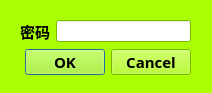
<?xml version="1.0" encoding="UTF-8"?>
<ui version="4.0">
 <class>PassDialog</class>
 <widget class="QDialog" name="PassDialog">
  <property name="geometry">
   <rect>
    <x>0</x>
    <y>0</y>
    <width>212</width>
    <height>93</height>
   </rect>
  </property>
  <property name="palette">
   <palette>
    <active>
     <colorrole role="WindowText">
      <brush brushstyle="SolidPattern">
       <color alpha="255">
        <red>0</red>
        <green>0</green>
        <blue>0</blue>
       </color>
      </brush>
     </colorrole>
     <colorrole role="Button">
      <brush brushstyle="SolidPattern">
       <color alpha="255">
        <red>170</red>
        <green>255</green>
        <blue>0</blue>
       </color>
      </brush>
     </colorrole>
     <colorrole role="Light">
      <brush brushstyle="SolidPattern">
       <color alpha="255">
        <red>213</red>
        <green>255</green>
        <blue>127</blue>
       </color>
      </brush>
     </colorrole>
     <colorrole role="Midlight">
      <brush brushstyle="SolidPattern">
       <color alpha="255">
        <red>191</red>
        <green>255</green>
        <blue>63</blue>
       </color>
      </brush>
     </colorrole>
     <colorrole role="Dark">
      <brush brushstyle="SolidPattern">
       <color alpha="255">
        <red>85</red>
        <green>127</green>
        <blue>0</blue>
       </color>
      </brush>
     </colorrole>
     <colorrole role="Mid">
      <brush brushstyle="SolidPattern">
       <color alpha="255">
        <red>113</red>
        <green>170</green>
        <blue>0</blue>
       </color>
      </brush>
     </colorrole>
     <colorrole role="Text">
      <brush brushstyle="SolidPattern">
       <color alpha="255">
        <red>0</red>
        <green>0</green>
        <blue>0</blue>
       </color>
      </brush>
     </colorrole>
     <colorrole role="BrightText">
      <brush brushstyle="SolidPattern">
       <color alpha="255">
        <red>255</red>
        <green>255</green>
        <blue>255</blue>
       </color>
      </brush>
     </colorrole>
     <colorrole role="ButtonText">
      <brush brushstyle="SolidPattern">
       <color alpha="255">
        <red>0</red>
        <green>0</green>
        <blue>0</blue>
       </color>
      </brush>
     </colorrole>
     <colorrole role="Base">
      <brush brushstyle="SolidPattern">
       <color alpha="255">
        <red>255</red>
        <green>255</green>
        <blue>255</blue>
       </color>
      </brush>
     </colorrole>
     <colorrole role="Window">
      <brush brushstyle="SolidPattern">
       <color alpha="255">
        <red>170</red>
        <green>255</green>
        <blue>0</blue>
       </color>
      </brush>
     </colorrole>
     <colorrole role="Shadow">
      <brush brushstyle="SolidPattern">
       <color alpha="255">
        <red>0</red>
        <green>0</green>
        <blue>0</blue>
       </color>
      </brush>
     </colorrole>
     <colorrole role="AlternateBase">
      <brush brushstyle="SolidPattern">
       <color alpha="255">
        <red>212</red>
        <green>255</green>
        <blue>127</blue>
       </color>
      </brush>
     </colorrole>
     <colorrole role="ToolTipBase">
      <brush brushstyle="SolidPattern">
       <color alpha="255">
        <red>255</red>
        <green>255</green>
        <blue>220</blue>
       </color>
      </brush>
     </colorrole>
     <colorrole role="ToolTipText">
      <brush brushstyle="SolidPattern">
       <color alpha="255">
        <red>0</red>
        <green>0</green>
        <blue>0</blue>
       </color>
      </brush>
     </colorrole>
    </active>
    <inactive>
     <colorrole role="WindowText">
      <brush brushstyle="SolidPattern">
       <color alpha="255">
        <red>0</red>
        <green>0</green>
        <blue>0</blue>
       </color>
      </brush>
     </colorrole>
     <colorrole role="Button">
      <brush brushstyle="SolidPattern">
       <color alpha="255">
        <red>170</red>
        <green>255</green>
        <blue>0</blue>
       </color>
      </brush>
     </colorrole>
     <colorrole role="Light">
      <brush brushstyle="SolidPattern">
       <color alpha="255">
        <red>213</red>
        <green>255</green>
        <blue>127</blue>
       </color>
      </brush>
     </colorrole>
     <colorrole role="Midlight">
      <brush brushstyle="SolidPattern">
       <color alpha="255">
        <red>191</red>
        <green>255</green>
        <blue>63</blue>
       </color>
      </brush>
     </colorrole>
     <colorrole role="Dark">
      <brush brushstyle="SolidPattern">
       <color alpha="255">
        <red>85</red>
        <green>127</green>
        <blue>0</blue>
       </color>
      </brush>
     </colorrole>
     <colorrole role="Mid">
      <brush brushstyle="SolidPattern">
       <color alpha="255">
        <red>113</red>
        <green>170</green>
        <blue>0</blue>
       </color>
      </brush>
     </colorrole>
     <colorrole role="Text">
      <brush brushstyle="SolidPattern">
       <color alpha="255">
        <red>0</red>
        <green>0</green>
        <blue>0</blue>
       </color>
      </brush>
     </colorrole>
     <colorrole role="BrightText">
      <brush brushstyle="SolidPattern">
       <color alpha="255">
        <red>255</red>
        <green>255</green>
        <blue>255</blue>
       </color>
      </brush>
     </colorrole>
     <colorrole role="ButtonText">
      <brush brushstyle="SolidPattern">
       <color alpha="255">
        <red>0</red>
        <green>0</green>
        <blue>0</blue>
       </color>
      </brush>
     </colorrole>
     <colorrole role="Base">
      <brush brushstyle="SolidPattern">
       <color alpha="255">
        <red>255</red>
        <green>255</green>
        <blue>255</blue>
       </color>
      </brush>
     </colorrole>
     <colorrole role="Window">
      <brush brushstyle="SolidPattern">
       <color alpha="255">
        <red>170</red>
        <green>255</green>
        <blue>0</blue>
       </color>
      </brush>
     </colorrole>
     <colorrole role="Shadow">
      <brush brushstyle="SolidPattern">
       <color alpha="255">
        <red>0</red>
        <green>0</green>
        <blue>0</blue>
       </color>
      </brush>
     </colorrole>
     <colorrole role="AlternateBase">
      <brush brushstyle="SolidPattern">
       <color alpha="255">
        <red>212</red>
        <green>255</green>
        <blue>127</blue>
       </color>
      </brush>
     </colorrole>
     <colorrole role="ToolTipBase">
      <brush brushstyle="SolidPattern">
       <color alpha="255">
        <red>255</red>
        <green>255</green>
        <blue>220</blue>
       </color>
      </brush>
     </colorrole>
     <colorrole role="ToolTipText">
      <brush brushstyle="SolidPattern">
       <color alpha="255">
        <red>0</red>
        <green>0</green>
        <blue>0</blue>
       </color>
      </brush>
     </colorrole>
    </inactive>
    <disabled>
     <colorrole role="WindowText">
      <brush brushstyle="SolidPattern">
       <color alpha="255">
        <red>85</red>
        <green>127</green>
        <blue>0</blue>
       </color>
      </brush>
     </colorrole>
     <colorrole role="Button">
      <brush brushstyle="SolidPattern">
       <color alpha="255">
        <red>170</red>
        <green>255</green>
        <blue>0</blue>
       </color>
      </brush>
     </colorrole>
     <colorrole role="Light">
      <brush brushstyle="SolidPattern">
       <color alpha="255">
        <red>213</red>
        <green>255</green>
        <blue>127</blue>
       </color>
      </brush>
     </colorrole>
     <colorrole role="Midlight">
      <brush brushstyle="SolidPattern">
       <color alpha="255">
        <red>191</red>
        <green>255</green>
        <blue>63</blue>
       </color>
      </brush>
     </colorrole>
     <colorrole role="Dark">
      <brush brushstyle="SolidPattern">
       <color alpha="255">
        <red>85</red>
        <green>127</green>
        <blue>0</blue>
       </color>
      </brush>
     </colorrole>
     <colorrole role="Mid">
      <brush brushstyle="SolidPattern">
       <color alpha="255">
        <red>113</red>
        <green>170</green>
        <blue>0</blue>
       </color>
      </brush>
     </colorrole>
     <colorrole role="Text">
      <brush brushstyle="SolidPattern">
       <color alpha="255">
        <red>85</red>
        <green>127</green>
        <blue>0</blue>
       </color>
      </brush>
     </colorrole>
     <colorrole role="BrightText">
      <brush brushstyle="SolidPattern">
       <color alpha="255">
        <red>255</red>
        <green>255</green>
        <blue>255</blue>
       </color>
      </brush>
     </colorrole>
     <colorrole role="ButtonText">
      <brush brushstyle="SolidPattern">
       <color alpha="255">
        <red>85</red>
        <green>127</green>
        <blue>0</blue>
       </color>
      </brush>
     </colorrole>
     <colorrole role="Base">
      <brush brushstyle="SolidPattern">
       <color alpha="255">
        <red>170</red>
        <green>255</green>
        <blue>0</blue>
       </color>
      </brush>
     </colorrole>
     <colorrole role="Window">
      <brush brushstyle="SolidPattern">
       <color alpha="255">
        <red>170</red>
        <green>255</green>
        <blue>0</blue>
       </color>
      </brush>
     </colorrole>
     <colorrole role="Shadow">
      <brush brushstyle="SolidPattern">
       <color alpha="255">
        <red>0</red>
        <green>0</green>
        <blue>0</blue>
       </color>
      </brush>
     </colorrole>
     <colorrole role="AlternateBase">
      <brush brushstyle="SolidPattern">
       <color alpha="255">
        <red>170</red>
        <green>255</green>
        <blue>0</blue>
       </color>
      </brush>
     </colorrole>
     <colorrole role="ToolTipBase">
      <brush brushstyle="SolidPattern">
       <color alpha="255">
        <red>255</red>
        <green>255</green>
        <blue>220</blue>
       </color>
      </brush>
     </colorrole>
     <colorrole role="ToolTipText">
      <brush brushstyle="SolidPattern">
       <color alpha="255">
        <red>0</red>
        <green>0</green>
        <blue>0</blue>
       </color>
      </brush>
     </colorrole>
    </disabled>
   </palette>
  </property>
  <property name="windowTitle">
   <string>Dialog</string>
  </property>
  <widget class="QWidget" name="">
   <property name="geometry">
    <rect>
     <x>20</x>
     <y>20</y>
     <width>171</width>
     <height>55</height>
    </rect>
   </property>
   <layout class="QGridLayout" name="gridLayout">
    <item row="0" column="0">
     <widget class="QLabel" name="label">
      <property name="font">
       <font>
        <family>微软雅黑</family>
        <pointsize>11</pointsize>
        <weight>75</weight>
        <bold>true</bold>
       </font>
      </property>
      <property name="text">
       <string>密码</string>
      </property>
     </widget>
    </item>
    <item row="0" column="1">
     <widget class="QLineEdit" name="lineEdit">
      <property name="echoMode">
       <enum>QLineEdit::Normal</enum>
      </property>
     </widget>
    </item>
    <item row="1" column="0" colspan="2">
     <widget class="QDialogButtonBox" name="buttonBox">
      <property name="font">
       <font>
        <family>微软雅黑</family>
        <pointsize>11</pointsize>
        <weight>75</weight>
        <bold>true</bold>
       </font>
      </property>
      <property name="orientation">
       <enum>Qt::Horizontal</enum>
      </property>
      <property name="standardButtons">
       <set>QDialogButtonBox::Cancel|QDialogButtonBox::Ok</set>
      </property>
     </widget>
    </item>
   </layout>
  </widget>
 </widget>
 <resources/>
 <connections>
  <connection>
   <sender>buttonBox</sender>
   <signal>accepted()</signal>
   <receiver>PassDialog</receiver>
   <slot>accept()</slot>
   <hints>
    <hint type="sourcelabel">
     <x>248</x>
     <y>254</y>
    </hint>
    <hint type="destinationlabel">
     <x>157</x>
     <y>274</y>
    </hint>
   </hints>
  </connection>
  <connection>
   <sender>buttonBox</sender>
   <signal>rejected()</signal>
   <receiver>PassDialog</receiver>
   <slot>reject()</slot>
   <hints>
    <hint type="sourcelabel">
     <x>316</x>
     <y>260</y>
    </hint>
    <hint type="destinationlabel">
     <x>286</x>
     <y>274</y>
    </hint>
   </hints>
  </connection>
 </connections>
</ui>
